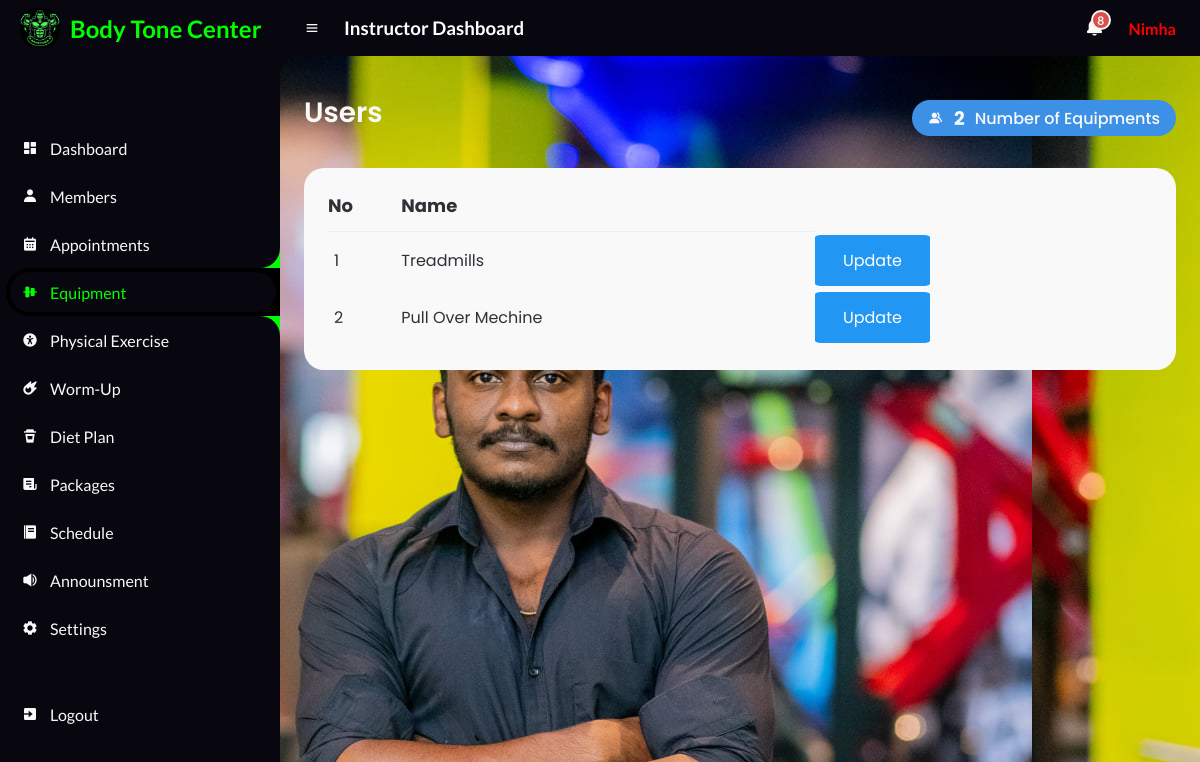
The page /Instructor/Equipment.php (signed in) on the database its author committed.
### tables this page shows
CREATE TABLE `equipment` (
  `id` int(100) NOT NULL,
  `name` varchar(255) NOT NULL,
  `type` varchar(50) NOT NULL,
  `schedule` varchar(255) NOT NULL
);

### Instructor/EquipmentBody.php (the view, shortened to what this page needs)
<main>
	<div class="head-title">
		<div class="left">
			<h1>Users</h1>
		</div>
		<a class="btn-download">
			<i class='bx bxs-group'></i>
			<?php
				require 'dbconfig.php';
				$query = "SELECT id FROM equipment ORDER BY id";
				$query_run = mysqli_query($connection, $query);
				$row = mysqli_num_rows($query_run);
				echo '<h3 >' . $row . '</h3>';
				?>
			<p>Number of Equipments</p>
		</a>
	</div>
	<div class="table-data">
		<div class="order">
			<table class="table">
				<thead>
					<tr>
						<th style="font-size: large;">No</th>
						<th style="font-size: large;">Name</th>
					</tr>
				</thead>
				<tbody>
					<?php
					$servername = "localhost";
					$username = "root";
					$password = "";
					$database = "body_tone_db";
					$connection = new mysqli($servername, $username, $password, $database);
					$sql = "SELECT * FROM equipment";
					$result = $connection->query($sql);
					while ($row = $result->fetch_assoc()) {
						echo "
                    <tr>
                    <td>$row[id]</td>
                    <td>$row[name]</td>
                    <td >
                        <a class='btn info btn-sm' href='Equipment_Edit.php?id=$row[id]'>Update</a>
                    </td>
                </tr>
                    ";
					}
					?>
				</tbody>
			</table>
		</div>
	</div>
</main>

### Instructor/css/style.css (style rules this page uses)
* { margin: 0; padding: 0; box-sizing: border-box; }
a { text-decoration: none; }
:root { --poppins: 'Poppins', sans-serif; --lato: 'Lato', sans-serif; --light: #F9F9F9; --blue: #3C91E6; --light-blue: #CFE8FF; --grey: #eee; --dark-grey: #AAAAAA; --dark: #342E37; --red: #DB504A; --yellow: #FFCE26; --light-yellow: #FFF2C6; --orange: #FD7238; --light-orange: #FFE0D3; --black: #000000; --light-black: #1b1a1a; --li-black: #6F6C6C ; --slow-black:#08070f ; --lime:lime; }
html { overflow-x: hidden; }
body { background-image: url("8.jpg"); overflow-x: hidden; }
#content main { width: 100%; padding: 36px 24px; font-family: var(--poppins); max-height: calc(100vh - 56px); overflow-y: auto; }
#content main .head-title { display: flex; align-items: center; justify-content: space-between; grid-gap: 16px; flex-wrap: wrap; }
#content main .head-title .left h1 { font-size: 28px; font-weight: 600; margin-bottom: 10px; color: var(--light); }
#content main .head-title .btn-download { height: 36px; padding: 0 16px; border-radius: 36px; background: var(--blue); color: var(--light); display: flex; justify-content: center; align-items: center; grid-gap: 10px; font-weight: 500; }
#content main .table-data { display: flex; flex-wrap: wrap; grid-gap: 24px; margin-top: 24px; width: 100%; color: var(--dark); }
#content main .table-data > div { border-radius: 20px; background: var(--light); padding: 24px; overflow-x: auto; }
#content main .table-data .order { flex-grow: 1; flex-basis: 500px; }
#content main .table-data .order table { width: 100%; border-collapse: collapse; }
#content main .table-data .order table th { padding-bottom: 12px; font-size: 13px; text-align: left; border-bottom: 1px solid var(--grey); }
#content main .table-data .order table td { padding: 16px 0; }
#content main .table-data .order table tr td:first-child { display: flex; align-items: center; grid-gap: 12px; padding-left: 6px; }

### Instructor/css/btn.css (style rules this page uses)
.btn { border: none; color: white; padding: 14px 28px; cursor: pointer; border-radius: 5%; }
.info { background-color: #2196F3; }

### rows shown on the page
equipment: id "1", name "Treadmills"
equipment: id "2", name "Pull Over Mechine"

### other values the page prints
$_SESSION['instructor_name'] "Nimha"
$row "2"
